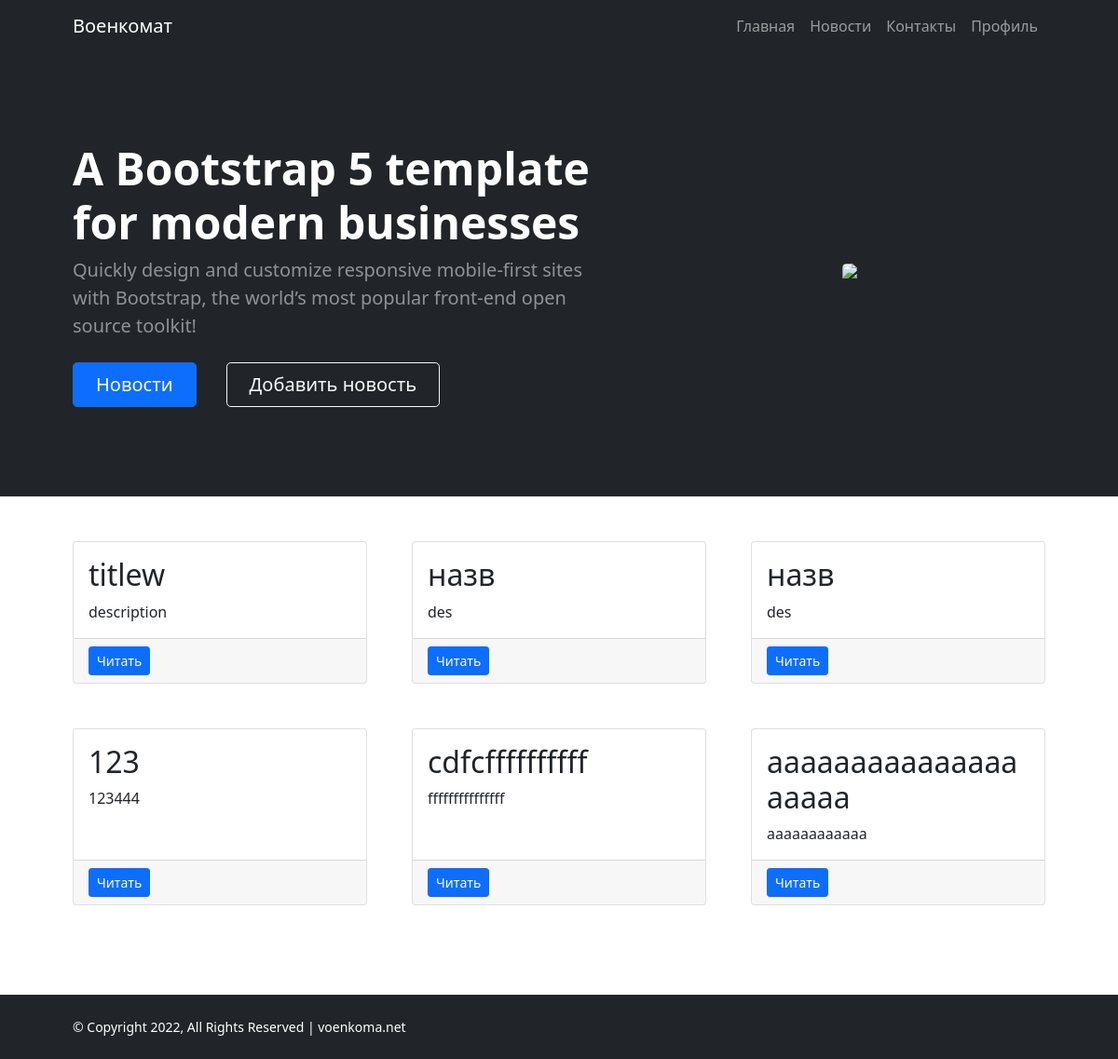
The page / on the database its author committed.
### tables this page shows
CREATE TABLE `news` (
  `id` int(11) NOT NULL,
  `title` varchar(255) DEFAULT NULL,
  `description` varchar(2000) DEFAULT NULL,
  `image` varchar(255) DEFAULT NULL,
  `content` varchar(255) DEFAULT NULL
);

### index.php (the view, shortened to what this page needs)
<link href="https://cdn.jsdelivr.net/npm/bootstrap@5.1.3/dist/css/bootstrap.min.css" rel="stylesheet"
>
<link href="https://cdn.jsdelivr.net/npm/bootstrap@5.0.2/dist/css/bootstrap.min.css" rel="stylesheet"
>
<header class="bg-dark py-5">
    <div class="container px-5">
        <div class="row gx-5 align-items-center justify-content-center">
            <div class="col-lg-8 col-xl-7 col-xxl-6">
                <div class="my-5 text-center text-xl-start">
                    <h1 class="display-5 fw-bolder text-white mb-2">A Bootstrap 5 template for modern businesses</h1>
                    <p class="lead fw-normal text-white-50 mb-4">Quickly design and customize responsive mobile-first
                        sites with Bootstrap, the world’s most popular front-end open source toolkit!</p>
                    <div class="d-grid gap-3 d-sm-flex justify-content-sm-center justify-content-xl-start">
                        <a class="btn btn-primary btn-lg px-4 me-sm-3" href="news_list.php">Новости</a>
                        <a class="btn btn-outline-light btn-lg px-4" href="profile.php">Добавить новость</a>
                    </div>
                </div>
            </div>
            <div class="col-xl-5 col-xxl-6 d-none d-xl-block text-center"><img class="img-fluid rounded-3 my-5" lazyload
                    src="https://avatars.mds.yandex.net/get-altay/920214/2a00000161b1b685c04083afdc7aba7ef7ef/XXL" alt="..." /></div>
        </div>
    </div>
</header>
<div class="container px-4 px-lg-5 py-5">
<div class="row gx-4 gx-lg-5">
<?php
include_once('bd.php');
$result = mysqli_query($db,"SELECT * FROM news LIMIT 0, 6");
while($data = mysqli_fetch_assoc($result))
{
    echo '
        <div class="col-md-4 mb-5">
            <div class="card h-100">
                <div class="card-body">
                    <h2 class="card-title">'.$data['title'].'</h2>
                    <p class="card-text">'.$data['description'].'</p>
                </div>
                <div class="card-footer"><a class="btn btn-primary btn-sm" href="news.php?id='.$data['id'].'">Читать</a></div>
            </div>
        </div>
    ';
}
?>
</div></div>

### rows shown on the page
news: title "titlew", description "description"
news: title "назв", description "des"
news: title "назв", description "des"
news: title "123", description "123444"
news: title "cdfcffffffffff", description "fffffffffffffff"
news: title "aaaaaaaaaaaaaaaaaaaa", description "aaaaaaaaaaaa"
